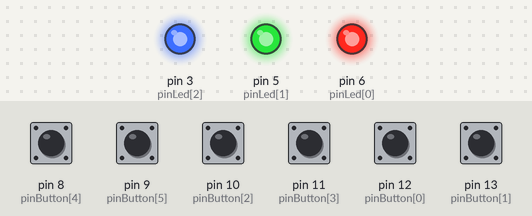
The sketch below on a simulated Arduino Uno, built with avr-gcc and run on an emulated ATmega328P. On the bench: output pins drawn as LEDs (lit = HIGH). The inputs (shaded band) are chosen by the test bench; at power-on: pin 8 (pinButton[4]), pin 9 (pinButton[5]), pin 10 (pinButton[2]), pin 11 (pinButton[3]), pin 12 (pinButton[0]), pin 13 (pinButton[1]) HIGH.

Above: at 1.2 s.
1.3 s: pin 8 (pinButton[4]) pulled LOW for 0.15 s
At 2.5 s:
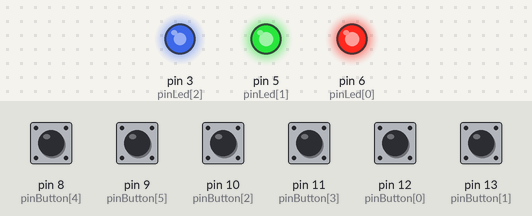
2.9 s: pin 10 (pinButton[2]) pulled LOW for 0.15 s
At 3.6 s:
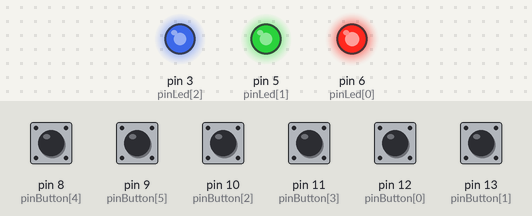
4.5 s: pin 12 (pinButton[0]) pulled LOW for 0.15 s
At 5.1 s:
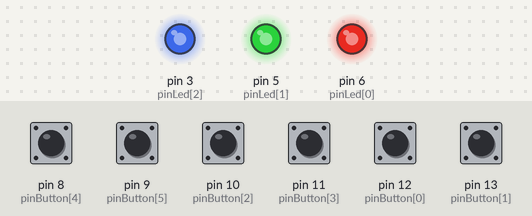
6.1 s: pin 8 (pinButton[4]) pulled LOW for 1 s
At 6.5 s:
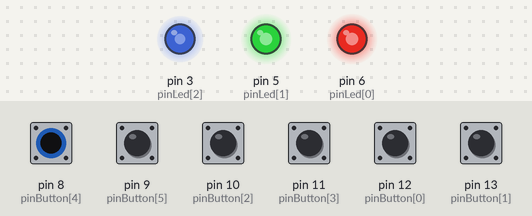
8.6 s: pin 10 (pinButton[2]) pulled LOW for 1 s
At 9.4 s:
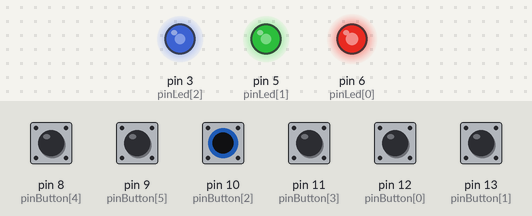
11.1 s: pin 9 (pinButton[5]) pulled LOW for 0.15 s
At 12.3 s:
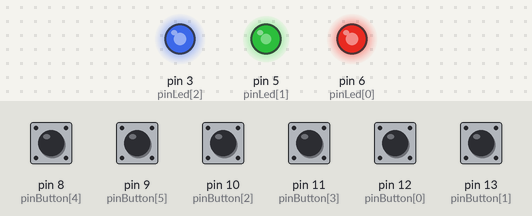
Timing chart, 0 to 13.7 s (numbered marks = the images above; inputs shaded):
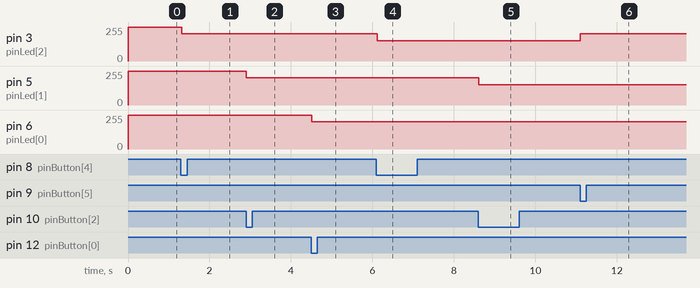

The sketch:

sketch.ino
```cpp
const int DEBOUNCE_TIME = 5;
const int BRIGHT_TIME = 15;

const int pinButton[6] = {12, 13, 10, 11, 8, 9};
const int pinLed[3] = {6, 5, 3};  // красный, зеленый, синий
const int step = 51; // шаг изменения яркости

int lastStateButton[6] = {HIGH, HIGH, HIGH, HIGH, HIGH, HIGH};
int brightsLed[3] = {255, 255, 255};

// увеличить яркость на step
// т. к. подключен anod, то яркость увеличивается
// от минимума 255 до максимума 0
void inc_brightness(int n) {
  if (brightsLed[n] == 0)
    return;
  brightsLed[n] -= step;
  analogWrite(pinLed[n], brightsLed[n]);
}

// уменьшить яркость на step
void dec_brightness(int n) {
  if (brightsLed[n] == 255)
    return;
  brightsLed[n] += step;
  analogWrite(pinLed[n], brightsLed[n]);
}

int debounce(int n) {
  int current = digitalRead(pinButton[n]);
  if (lastStateButton[n] != current) { // если состояние изменилось
    delay(DEBOUNCE_TIME);
    current = digitalRead(pinButton[n]);
  }
  return current;
}

void setup() {
  // Serial.begin(9600);
  for (int i = 0; i < 6; i++) {
    pinMode(pinButton[i], INPUT);
    digitalWrite(pinButton[i], HIGH);
  }

  for (int i = 0; i < 3; i++) {
    pinMode(pinLed[i], OUTPUT);
    analogWrite(pinLed[i], brightsLed[i]);
  }
}

void loop() {
  for (int i = 0; i < 6; i++) {
    int currentState = debounce(i);
    if (lastStateButton[i] == HIGH && currentState == LOW) { // условие нажатия
      if (i & 1) { // нижний ряд кнопок
        dec_brightness(i / 2);
      } else { // верхний ряд кнопок
        inc_brightness(i / 2);
      }
      // Serial.println(brightsLed[i / 2]);
   }
    lastStateButton[i] = currentState;
  }
  delay(BRIGHT_TIME);
}
```

Measured:
- after the input at 1.3 s, pin 3 (pinLed[2]): 255/255 → 204/255 at once
- after the input at 2.9 s, pin 5 (pinLed[1]): 255/255 → 204/255 at once
- after the input at 4.5 s, pin 6 (pinLed[0]): 255/255 → 204/255 at once
- after the input at 6.1 s, pin 3 (pinLed[2]): 204/255 → 153/255 at once
- after the input at 8.6 s, pin 5 (pinLed[1]): 204/255 → 153/255 at once
- after the input at 11.1 s, pin 3 (pinLed[2]): 153/255 → 204/255 at once
